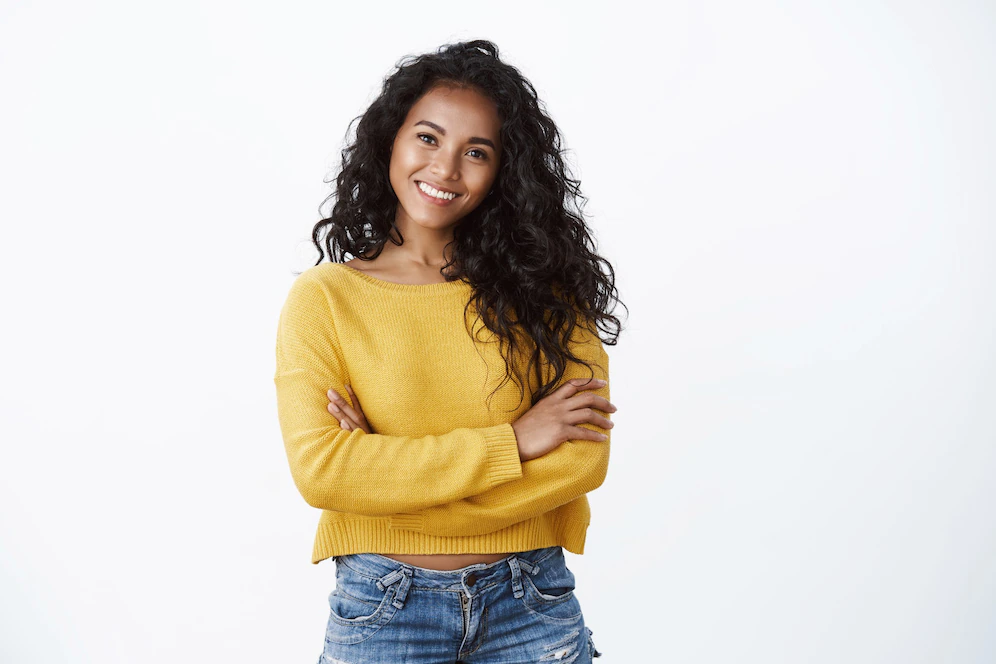
#> input picture woman.webp, 996 x 664 px, found by its file name
$ jupyter execute Face_Alignment_for_Facial_Recognition.ipynb
#> lines starting #> are read from the running program, lines starting #| are printed output that depends on the picture; after the words box and inside, x2 and y2 are one past the last pixel; in counts of white or black regions, pixels touching at a corner belong together; long printed decimals are rounded
# Load face_detector and eye_detector and source face image

[cell 1]
from google.colab import drive
drive.mount('/content/gdrive')

[cell 2]
import cv2
face_detector = cv2.CascadeClassifier("/content/gdrive/MyDrive/ml/Modern_Computer_Vision/face_recognition/haarcascade_frontalface_default.xml")
eye_detector = cv2.CascadeClassifier("/content/gdrive/MyDrive/ml/Modern_Computer_Vision/face_recognition/haarcascade_eye.xml")

[cell 3]
img = cv2.imread("/content/woman.webp")
#> img is the input picture: shape (664, 996, 3); mean B, G, R 205.9, 214.1, 219.3
img_raw = img.copy()

[cell 4]
import tarfile
import cv2
import numpy as np
from matplotlib import pyplot as plt

# Define our imshow function
def imshow(title = "Image", image = None, size = 6):
#> called with title = 'Image', size = 6
    w, h = image.shape[0], image.shape[1]
#> w = 664; h = 996
    aspect_ratio = w/h
#> aspect_ratio = 0.667
    plt.figure(figsize=(size * aspect_ratio,size))
    plt.imshow(cv2.cvtColor(image, cv2.COLOR_BGR2RGB))
    plt.title(title)
    plt.show()

imshow("Image", img)

# Find eyes in image

[cell 5]
faces = face_detector.detectMultiScale(img, 1.3, 5)
#> faces = [[381, 94, 133, 133]]
print(faces)
#| [[381  94 133 133]]
face_x, face_y, face_w, face_h = faces[0]
#> face_x = 381; face_y = 94; face_w = 133; face_h = 133

img = img[int(face_y):int(face_y+face_h), int(face_x):int(face_x+face_w)]
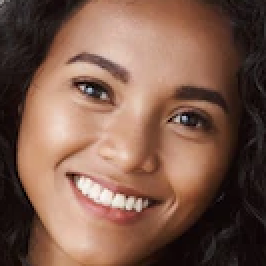
#> img: shape (133, 133, 3) (shown 2 times larger); mean B, G, R 75.9, 91, 124.7

img_gray = cv2.cvtColor(img, cv2.COLOR_BGR2GRAY)
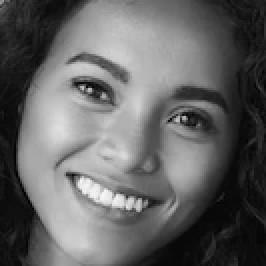
#> img_gray: shape (133, 133) (shown 2 times larger); min 0, max 249, mean 99.4

[cell 6]
# Blue color in BGR
color = (255, 0, 0)

eyes = eye_detector.detectMultiScale(img_gray, 1.1, 9)
#> eyes = [[29, 29, 34, 34], [79, 45, 31, 31]]

index = 0
eyes = eyes[0:2]
print(eyes)
#| [[29 29 34 34]
#|  [79 45 31 31]]
for (eye_x, eye_y, eye_w, eye_h) in eyes:
   if index == 0:
      eye_1 = (eye_x, eye_y, eye_w, eye_h)
   elif index == 1:
      eye_2 = (eye_x, eye_y, eye_w, eye_h)

   cv2.rectangle(img,(eye_x, eye_y),(eye_x+eye_w, eye_y+eye_h), color, 2)
   index = index + 1
#> this loop made 2 passes
#> (eye_x, eye_y, eye_w, eye_h, index) on passes 1 to 2: (29, 29, 34, 34, 1), (79, 45, 31, 31, 2)
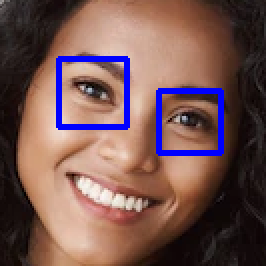
#> img: shape (133, 133, 3) (shown 2 times larger); 4.36% of pixels changed, all inside (x1, y1, x2, y2) = (28, 28, 112, 78)
#> after the loop, index = 2


imshow("Image", img)

[cell 7]
print(eye_2[0])
#| 79
if eye_1[0] < eye_2[0]: #amp;amp;amp;lt; eye_2[0]:
   left_eye = eye_1
#> left_eye = (29, 29, 34, 34)
   right_eye = eye_2
#> right_eye = (79, 45, 31, 31)
else:
   left_eye = eye_2
   right_eye = eye_1

[cell 8]
left_eye_center = (int(left_eye[0] + (left_eye[2] / 2)), int(left_eye[1] + (left_eye[3] / 2)))
#> left_eye_center = (46, 46)
left_eye_x = left_eye_center[0]; left_eye_y = left_eye_center[1]
#> after `left_eye_x = left_eye_center[0]`: left_eye_x = 46
#> after `left_eye_y = left_eye_center[1]`: left_eye_y = 46

right_eye_center = (int(right_eye[0] + (right_eye[2]/2)), int(right_eye[1] + (right_eye[3]/2)))
#> right_eye_center = (94, 60)
right_eye_x = right_eye_center[0]; right_eye_y = right_eye_center[1]
#> after `right_eye_x = right_eye_center[0]`: right_eye_x = 94
#> after `right_eye_y = right_eye_center[1]`: right_eye_y = 60

cv2.circle(img, left_eye_center, 2, (255, 0, 0) , 2)
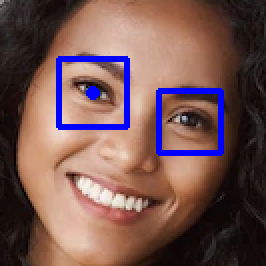
#> img: shape (133, 133, 3) (shown 2 times larger); 0.21% of pixels changed, all inside (x1, y1, x2, y2) = (43, 43, 50, 50)
cv2.circle(img, right_eye_center, 2, (255, 0, 0) , 2)
cv2.line(img,right_eye_center, left_eye_center,(67,67,67),2)
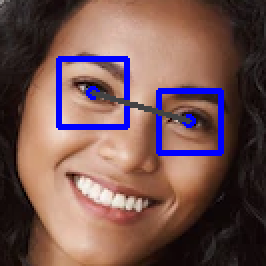
#> img: shape (133, 133, 3) (shown 2 times larger); mean B, G, R 82.6, 85.3, 116.8

[cell 9]
imshow("Image", img)

# Rotate image by eyes position

<div>

</div>

Now the angel x can be easily calculated from the triangle formed by the eyes and the referenced frame using trigonometry. By applying the Euclidean distance we can get the value of the angle x.

      cos(x) = (b2+ c2– a2 ) / (2bc)

<div>

</div>

[cell 10]
if left_eye_y > right_eye_y:
   point_3rd = (right_eye_x, left_eye_y)
   direction = -1 #rotate same direction to clock
   print("rotate to clock direction")
else:
   point_3rd = (left_eye_x, right_eye_y)
#> point_3rd = (46, 60)
   direction = 1 #rotate inverse direction of clock
   print("rotate to inverse clock direction")

cv2.circle(img, point_3rd, 2, (255, 0, 0) , 2)
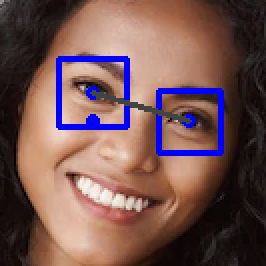
#> img: shape (133, 133, 3) (shown 2 times larger); 0.16% of pixels changed, all inside (x1, y1, x2, y2) = (43, 57, 50, 62)

cv2.line(img,right_eye_center, left_eye_center,(67,67,67),2)
cv2.line(img,left_eye_center, point_3rd,(67,67,67),2)
cv2.line(img,right_eye_center, point_3rd,(67,67,67),2)
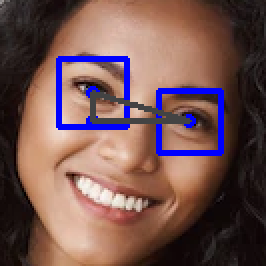
#> img: shape (133, 133, 3) (shown 2 times larger); mean B, G, R 82, 84.7, 115.9
imshow("Image", img)

[cell 11]
import math
def euclidean_distance(a, b):
#> called with a = (46, 46), b = (46, 60)
    x1 = a[0]; y1 = a[1]
#> after `x1 = a[0]`: x1 = 46
#> after `y1 = a[1]`: y1 = 46
    x2 = b[0]; y2 = b[1]
#> after `x2 = b[0]`: x2 = 46
#> after `y2 = b[1]`: y2 = 60
    return math.sqrt(((x2 - x1) * (x2 - x1)) + ((y2 - y1) * (y2 - y1)))
a = euclidean_distance(left_eye_center, point_3rd)
#> a = 14
b = euclidean_distance(right_eye_center, left_eye_center)
#> b = 50
c = euclidean_distance(right_eye_center, point_3rd)
#> c = 48

[cell 12]
cos_a = (b*b + c*c - a*a)/(2*b*c)
#> cos_a = 0.96
print("cos(a) = ", cos_a)
#| cos(a) =  0.96

angle = np.arccos(cos_a)
#> angle = 0.284
print("angle: ", angle," in radian")
#| angle:  0.2838  in radian

angle = (angle * 180) / math.pi
#> angle = 16.26
print("angle: ", angle," in degree")
#| angle:  16.260  in degree

[cell 13]
cos_a = (b*b + c*c - a*a)/(2*b*c)
print("cos(a) = ", cos_a)
#| cos(a) =  0.96

angle = np.arccos(cos_a)
#> angle = 0.284
print("angle: ", angle," in radian")
#| angle:  0.2838  in radian

angle = (angle * 180) / math.pi
#> angle = 16.26
print("angle: ", angle," in degree")
#| angle:  16.260  in degree

[cell 14]
if direction == -1:
   angle = 90 - angle

from PIL import Image
new_img = Image.fromarray(img_raw)
new_img = np.array(new_img.rotate(direction * angle))
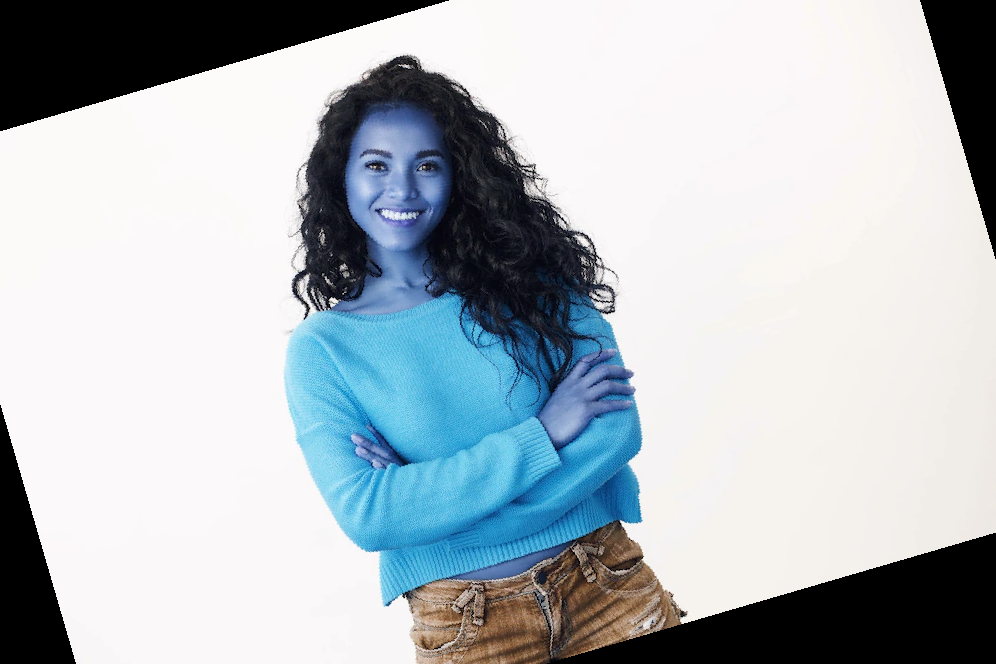
#> new_img: shape (664, 996, 3); mean R, G, B 176.6, 185.2, 190.7

[cell 15]
imshow("Image", new_img)
#> in imshow (call 5), `plt.show()`:
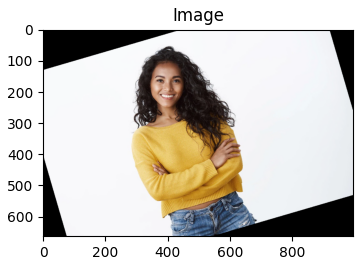
#> figure drawn by matplotlib, 1 panel; B, G, R data is drawn as R, G, B
